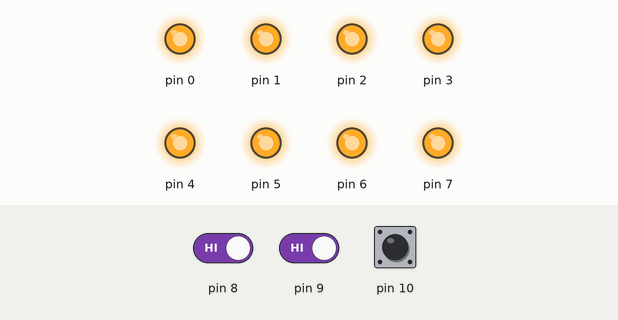
Simulated run of this sketch. Board: Arduino Uno, built with avr-gcc and run on an emulated ATmega328P. Parts: output pins drawn as LEDs (lit = HIGH). Dashed ring = blinking. The test bench sets the inputs (shaded band); at power-on: pin 8 HIGH, pin 9 HIGH, pin 10 HIGH.

Above: at 12.0 s.
12.1 s: pin 8 driven LOW and pin 9 driven LOW
At 17.15 s:
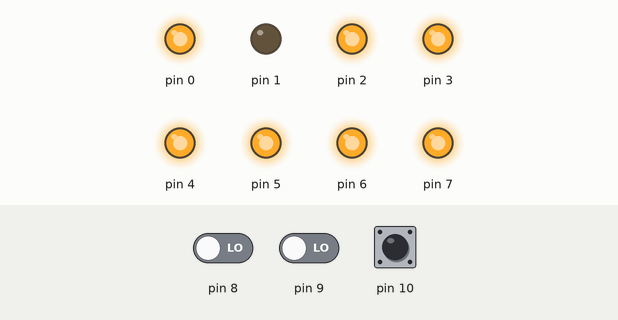
18.8 s: pin 8 driven HIGH
At 23.2 s:
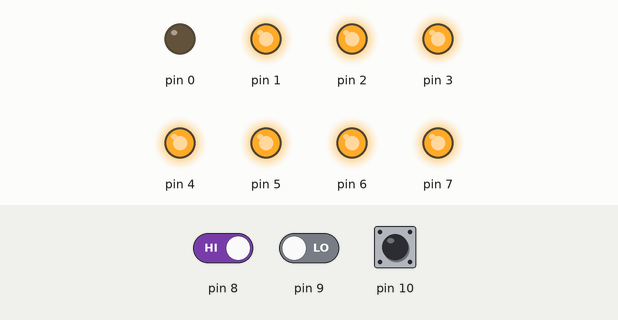
25.1 s: pin 8 driven LOW
At 28.75 s:
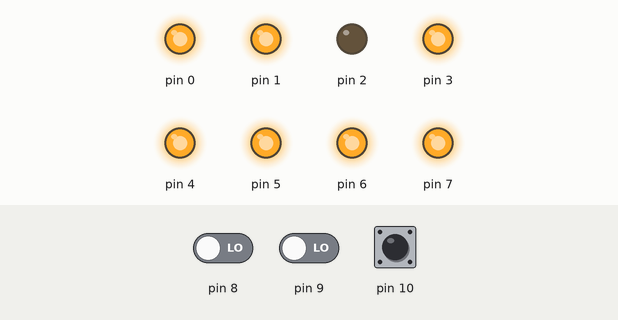
31.4 s: pin 9 driven HIGH
At 31.55 s:
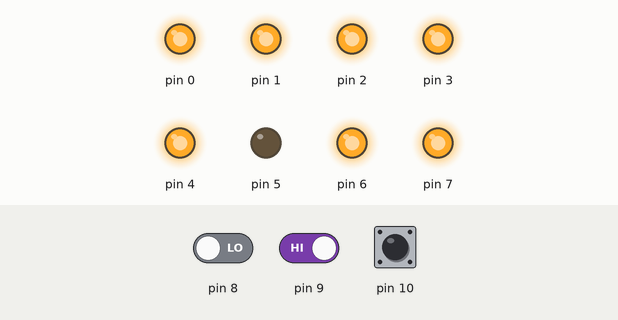
37.7 s: pin 9 driven LOW
At 41.95 s:
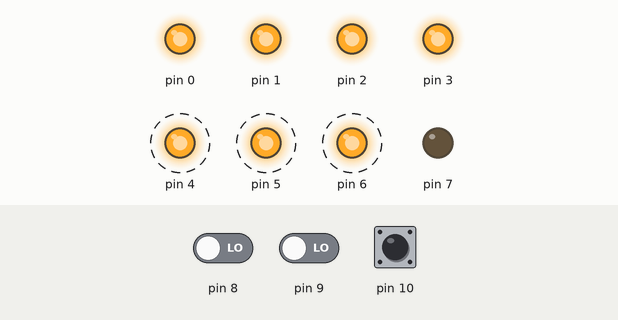
Timing chart, 0 to 45.0 s (numbered marks = the images above; inputs shaded):
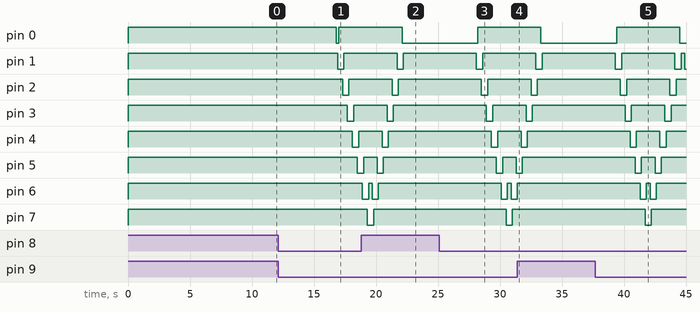

The sketch:

Looplichten_met_knop.ino
```cpp
/*
  Name: LoopLampen
  Date: 27-09-2017
  Author: Marthijn Vlierman

  Description: 3 verschillende array's waarmee lampjes kunnen worden aangestuurd.

  Revision: 1.0.2
*/

// include libraries

// ----- Declare Constants -----

// ----- Declare Objects -----

// ----- Declare subroutines and/or functions -----
void looplamp();

// ----- Declare Global Variables -----
int LedArray1[] {23, 25, 27, 29, 31, 33, 35, 37};
int LedArray2[] {39, 41, 43, 45, 47, 49, 51, 53};
int LedArray3[] {0, 1, 2, 3, 4, 5, 6, 7,};
int timer = 100;
int lightpin = 0;

byte a = 0;
byte b = 0;
byte c = 0;
byte x = 0;
byte y = 0;
byte z = 0;

// Setup
void setup()
{
    for (int led = 0; led < 8; led++)
      {
        pinMode(LedArray1[led], OUTPUT);
        digitalWrite(LedArray1[led], HIGH);

        pinMode(LedArray2[led], OUTPUT);
        digitalWrite(LedArray2[led], HIGH);

        pinMode(LedArray3[led], OUTPUT);
        digitalWrite(LedArray3[led], HIGH);
      }
        pinMode(8, INPUT_PULLUP);
        pinMode(9, INPUT_PULLUP);
        pinMode(10, INPUT_PULLUP);


}

// Main loop
void loop()
{
  a = digitalRead(8);
  b = digitalRead(9);
  c = digitalRead(10);

  if(a == 1) //looplamp1
    {        // Set variables to get the required output pin for LedArray1 23 - 37
       b = 0;
       c = 0;
       z = 23;
       y = 2;
       x = 2;
       looplamp();
    }
  if(b == 1) //looplamp2
    {        // Set variables to get the required output pin for LedArray2 39 - 53
       a = 0;
       c = 0;
       z = 39;
       y = 2;
       x = 2;
       looplamp();
    }
  if(c == 1) //looplamp3
    {        // Set variables to get the required output pin for LedArray3 0 - 7
       a = 0;
       b = 0;
       z = 0;
       y = 1;
       x = 1;
       looplamp();
     }
}

// Fuction Looplamp Main Function
// Required output pins are selected using several variables

void looplamp()
{
 for(lightpin = 0; lightpin < 7; lightpin++)
       {
       digitalWrite(lightpin*x+z, LOW);
       delay(timer);

        digitalWrite(lightpin*x+z+y, LOW);
        delay(timer);

       digitalWrite(lightpin*x+z, HIGH);
       delay(timer*2);

      }


    for(lightpin = 7; lightpin > 0; lightpin--)
       {
         digitalWrite(lightpin*x+z, LOW);
          delay(timer);

          digitalWrite(lightpin*x+z-y, LOW);
          delay(timer);

          digitalWrite(lightpin*x+z, HIGH);
          delay(timer*2);
       }
}
```

Measured:
- after the input at 12.1 s, pin 0: HIGH → LOW after 4.7 s, → HIGH 0.20 s later; pin 1: HIGH → LOW after 4.8 s, → HIGH 0.50 s later; pin 2: HIGH → LOW after 5.2 s, → HIGH 0.50 s later; pin 3: HIGH → LOW after 5.6 s, → HIGH 0.50 s later; pin 4: HIGH → LOW after 6.0 s, → HIGH 0.50 s later
- after the input at 18.8 s, pin 0: goes on until 22.1 s, then stays LOW; pin 1: goes on until 22.2 s, then stays HIGH; pin 2: goes on until 21.8 s, then stays HIGH; pin 3: goes on until 21.4 s, then stays HIGH; pin 4: goes on until 21.0 s, then stays HIGH
- after the input at 25.1 s, pin 0: LOW → HIGH after 3.1 s; pin 1: HIGH → LOW after 3.0 s, → HIGH 0.50 s later; pin 2: HIGH → LOW after 3.4 s, → HIGH 0.50 s later; pin 3: HIGH → LOW after 3.8 s, → HIGH 0.50 s later; pin 4: HIGH → LOW after 4.2 s, → HIGH 0.50 s later
- after the input at 31.4 s, pin 0: goes on until 33.3 s, then stays LOW; pin 1: goes on until 33.4 s, then stays HIGH; pin 2: goes on until 33.0 s, then stays HIGH; pin 3: goes on until 32.6 s, then stays HIGH; pin 4: goes on until 32.2 s, then stays HIGH
- after the input at 37.7 s, pin 0: LOW → HIGH after 1.7 s, → LOW 5.1 s later; pin 1: goes LOW 0.50 s, HIGH 4.3 s, LOW 0.50 s, HIGH 0.30 s, then LOW, starting after 1.6 s
